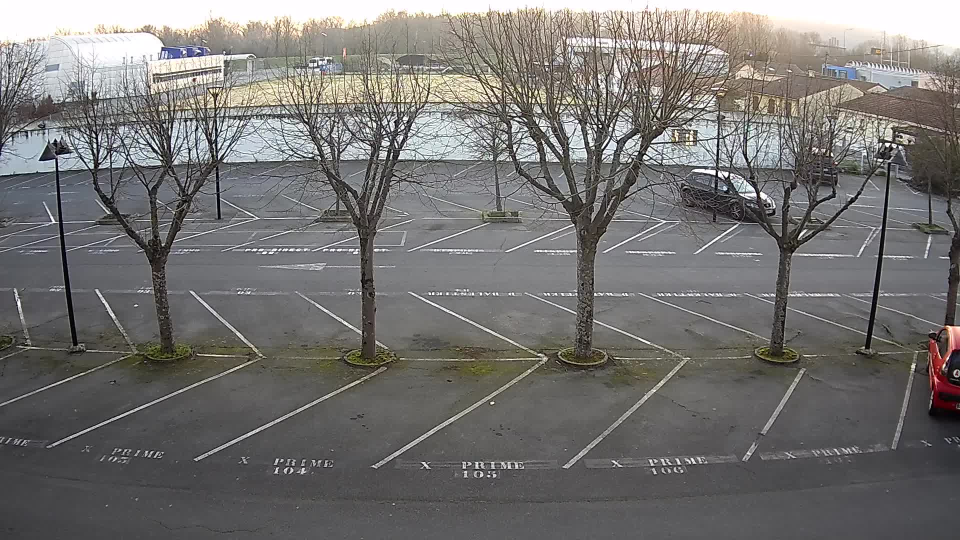
//> input picture 53-ppicker/crowd.jpg, 1920 x 1080 px, given in place of dublin_stpatricks.mp4, which was not available (shown at 1/2 size)
$ ./app   (built with g++ and OpenCV 4)
//> lines starting //> are read from the running program, lines starting //| are printed output that depends on the picture; after the words box and inside, x2 and y2 are one past the last pixel; in counts of white or black regions, pixels touching at a corner belong together; pictures that were not available may be replaced by others from this repository, and a replacement may not be noted
#include <iostream>
#include <opencv2/opencv.hpp> // Requires: apt install libopencv-dev python3-opencv
#include <opencv2/optflow.hpp>

int main() {
	cv::VideoCapture cap;
	if(!cap.open("video/dublin_stpatricks.mp4")) {
		std::cerr<<"Error opening video."<<std::endl;
		return -1;
	}
	cv::namedWindow("flow", cv::WINDOW_AUTOSIZE);
	cv::namedWindow("video", cv::WINDOW_AUTOSIZE);
	cv::Mat frame, frame_old, frame_new, flow;
	cap>>frame;
//> frame is the input picture: 1080 rows x 1920 cols, CV_8UC3; mean B, G, R 114.2, 115.8, 117.5
	resize(frame, frame_old, cv::Size(300, 200), cv::INTER_LINEAR);
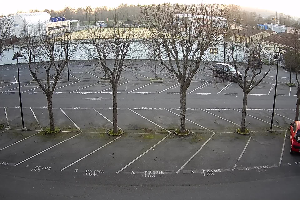
//> frame_old: 200 rows x 300 cols, CV_8UC3; mean B, G, R 114.1, 115.7, 117.4
	frame_new=cv::Mat(frame_old);
	while(frame_new.data) {
		std::cerr<<".";
		cv::optflow::calcOpticalFlowSF(frame_old, frame_new, flow, 3, 2, 4);

		cv::Mat xy[2];
		cv::split(flow, xy);
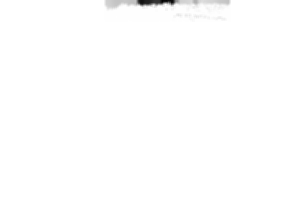
//> xy[0]: 200 rows x 300 cols, CV_32FC1; min -0.00828, max 0, mean -3.47e-05; drawn with min black and max white
//> xy[1]: 200 rows x 300 cols, CV_32FC1; every value is 0
		//calculate angle and magnitude
		cv::Mat magnitude, angle;
		cv::cartToPolar(xy[0], xy[1], magnitude, angle, true);
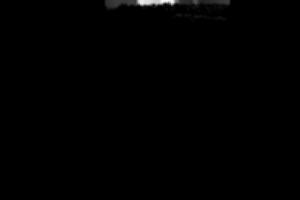
//> magnitude: 200 rows x 300 cols, CV_32FC1; min 0, max 0.00828, mean 3.47e-05; drawn with min black and max white
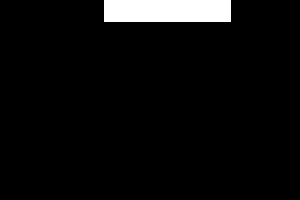
//> angle: 200 rows x 300 cols, CV_32FC1; values 0 (black) and 180 (white), 4.7% white; 1 white region, box (x1, y1, x2, y2) and area: (104, 0, 231, 22) 2794
		//translate magnitude to range [0;1]
		double mag_max;
		cv::minMaxLoc(magnitude, 0, &mag_max);
//> mag_max = 0.00828
		magnitude.convertTo(magnitude, -1, 1.0/mag_max);
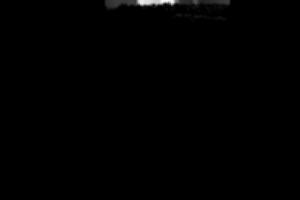
//> magnitude: 200 rows x 300 cols, CV_32FC1; 4.64% of pixels changed, all inside (x1, y1, x2, y2) = (104, 0, 231, 22)

		//build hsv image
		cv::Mat _hsv[3], hsv;
		_hsv[0] = angle;
		_hsv[1] = cv::Mat::ones(angle.size(), CV_32F);
//> _hsv[1]: 200 rows x 300 cols, CV_32FC1; every value is 1
		_hsv[2] = magnitude;
		cv::merge(_hsv, 3, hsv);
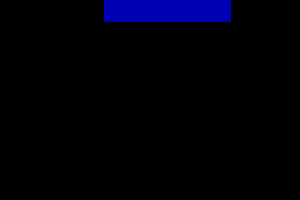
//> hsv: 200 rows x 300 cols, CV_32FC3; mean B, G, R 8.4, 1, 0

		//convert to BGR and show
		cv::Mat bgr;//CV_32FC3 matrix
		cvtColor(hsv, bgr, cv::COLOR_HSV2BGR);
//> (the run ends here: the time limit is reached, at `cv::optflow::calcOpticalFlowSF(frame_old, frame_new, flow, 3, 2, 4);`)
